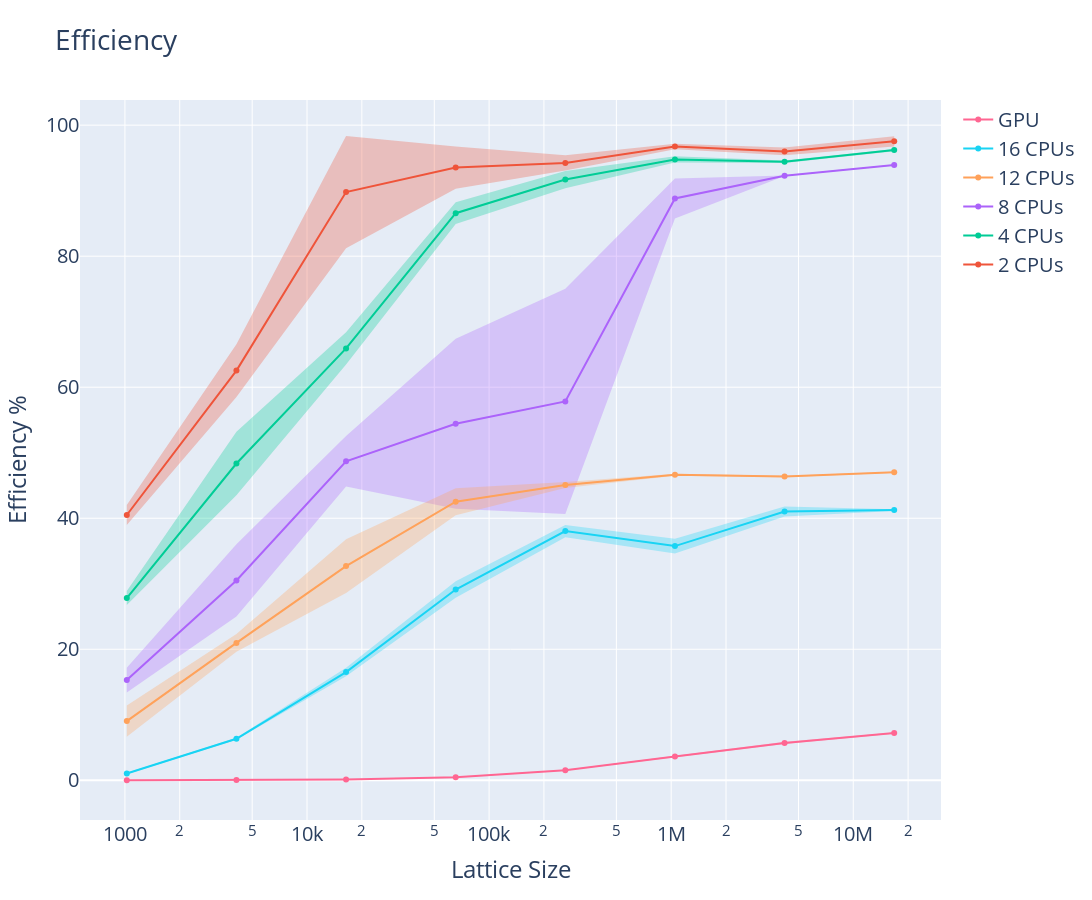

Notebook cell for this chart:
### Code cell
fig = go.Figure()

for idx, (name, dfs, info) in enumerate(runs_parallel):
    for i, df in enumerate(dfs):
        dfs[i]["efficiency"] = 100 * (cpu_df["avgEvolveTime"] / df["avgEvolveTime"]) / info[0]
    
    df = pd.concat(dfs)
    df["size"] **= 2
    add_mean_std_trace(fig, df, name, idx + 1, "efficiency")

fig.update_layout(title="Efficiency", xaxis_title='Lattice Size', yaxis_title="Efficiency %", **layout_settings)
fig.update_xaxes(type="log")
fig.show()

### Figure 1 — Plotly figure (JSON) as saved in the notebook; plotly's stock layout.template omitted (floating-point values rounded to 4 significant figures)
{"data": [{"line": {"color": "#EF553B"}, "mode": "lines+markers", "name": "2 CPUs", "type": "scatter", "x": [1024, 4096, 16384, 65536, 262144, 1048576, 4194304, 16777216], "y": [40.5, 62.54, 89.79, 93.52, 94.24, 96.74, 95.98, 97.53]}, {"line": {"width": 0}, "mode": "lines", "name": "2 CPUs upper", "showlegend": false, "type": "scatter", "x": [1024, 4096, 16384, 65536, 262144, 1048576, 4194304, 16777216], "y": [42.02, 66.56, 98.35, 96.75, 95.4, 97.16, 96.57, 98.31]}, {"fill": "tonexty", "fillcolor": "rgba(239, 85, 59, 0.30)", "line": {"width": 0}, "mode": "lines", "name": "2 CPUs lower", "showlegend": false, "type": "scatter", "x": [1024, 4096, 16384, 65536, 262144, 1048576, 4194304, 16777216], "y": [38.98, 58.52, 81.23, 90.28, 93.07, 96.31, 95.39, 96.74]}, {"line": {"color": "#00CC96"}, "mode": "lines+markers", "name": "4 CPUs", "type": "scatter", "x": [1024, 4096, 16384, 65536, 262144, 1048576, 4194304, 16777216], "y": [27.82, 48.36, 65.92, 86.56, 91.7, 94.77, 94.41, 96.2]}, {"line": {"width": 0}, "mode": "lines", "name": "4 CPUs upper", "showlegend": false, "type": "scatter", "x": [1024, 4096, 16384, 65536, 262144, 1048576, 4194304, 16777216], "y": [28.89, 53.2, 68.38, 88.23, 93.01, 95.24, 94.61, 96.37]}, {"fill": "tonexty", "fillcolor": "rgba(0, 204, 150, 0.30)", "line": {"width": 0}, "mode": "lines", "name": "4 CPUs lower", "showlegend": false, "type": "scatter", "x": [1024, 4096, 16384, 65536, 262144, 1048576, 4194304, 16777216], "y": [26.76, 43.51, 63.46, 84.9, 90.38, 94.3, 94.22, 96.03]}, {"line": {"color": "#AB63FA"}, "mode": "lines+markers", "name": "8 CPUs", "type": "scatter", "x": [1024, 4096, 16384, 65536, 262144, 1048576, 4194304, 16777216], "y": [15.29, 30.51, 48.7, 54.43, 57.84, 88.81, 92.28, 93.92]}, {"line": {"width": 0}, "mode": "lines", "name": "8 CPUs upper", "showlegend": false, "type": "scatter", "x": [1024, 4096, 16384, 65536, 262144, 1048576, 4194304, 16777216], "y": [17.17, 36.01, 52.55, 67.41, 75.03, 91.85, 92.33, 93.96]}, {"fill": "tonexty", "fillcolor": "rgba(171, 99, 250, 0.30)", "line": {"width": 0}, "mode": "lines", "name": "8 CPUs lower", "showlegend": false, "type": "scatter", "x": [1024, 4096, 16384, 65536, 262144, 1048576, 4194304, 16777216], "y": [13.42, 25.0, 44.85, 41.46, 40.64, 85.76, 92.24, 93.87]}, {"line": {"color": "#FFA15A"}, "mode": "lines+markers", "name": "12 CPUs", "type": "scatter", "x": [1024, 4096, 16384, 65536, 262144, 1048576, 4194304, 16777216], "y": [9.04, 20.97, 32.7, 42.52, 45.06, 46.63, 46.38, 47.01]}, {"line": {"width": 0}, "mode": "lines", "name": "12 CPUs upper", "showlegend": false, "type": "scatter", "x": [1024, 4096, 16384, 65536, 262144, 1048576, 4194304, 16777216], "y": [11.42, 22.31, 36.79, 44.58, 45.53, 46.78, 46.5, 47.07]}, {"fill": "tonexty", "fillcolor": "rgba(255, 161, 90, 0.30)", "line": {"width": 0}, "mode": "lines", "name": "12 CPUs lower", "showlegend": false, "type": "scatter", "x": [1024, 4096, 16384, 65536, 262144, 1048576, 4194304, 16777216], "y": [6.665, 19.63, 28.6, 40.46, 44.6, 46.49, 46.26, 46.95]}, {"line": {"color": "#19D3F3"}, "mode": "lines+markers", "name": "16 CPUs", "type": "scatter", "x": [1024, 4096, 16384, 65536, 262144, 1048576, 4194304, 16777216], "y": [1.042, 6.331, 16.52, 29.12, 38.04, 35.75, 41.03, 41.25]}, {"line": {"width": 0}, "mode": "lines", "name": "16 CPUs upper", "showlegend": false, "type": "scatter", "x": [1024, 4096, 16384, 65536, 262144, 1048576, 4194304, 16777216], "y": [1.168, 6.481, 17.17, 30.38, 38.98, 36.87, 41.79, 41.38]}, {"fill": "tonexty", "fillcolor": "rgba(25, 211, 243, 0.30)", "line": {"width": 0}, "mode": "lines", "name": "16 CPUs lower", "showlegend": false, "type": "scatter", "x": [1024, 4096, 16384, 65536, 262144, 1048576, 4194304, 16777216], "y": [0.9153, 6.181, 15.87, 27.86, 37.11, 34.63, 40.27, 41.12]}, {"line": {"color": "#FF6692"}, "mode": "lines+markers", "name": "GPU", "type": "scatter", "x": [1024, 4096, 16384, 65536, 262144, 1048576, 4194304, 16777216], "y": [0.007805, 0.03506, 0.1231, 0.455, 1.54, 3.626, 5.701, 7.206]}, {"line": {"width": 0}, "mode": "lines", "name": "GPU upper", "showlegend": false, "type": "scatter", "x": [1024, 4096, 16384, 65536, 262144, 1048576, 4194304, 16777216], "y": [0.007943, 0.03578, 0.1258, 0.4651, 1.583, 3.746, 5.871, 7.296]}, {"fill": "tonexty", "fillcolor": "rgba(255, 102, 146, 0.30)", "line": {"width": 0}, "mode": "lines", "name": "GPU lower", "showlegend": false, "type": "scatter", "x": [1024, 4096, 16384, 65536, 262144, 1048576, 4194304, 16777216], "y": [0.007667, 0.03433, 0.1204, 0.4449, 1.497, 3.505, 5.531, 7.115]}], "layout": {"font": {"size": 20}, "height": 900, "title": {"text": "Efficiency"}, "width": 1500, "xaxis": {"title": {"text": "Lattice Size"}, "type": "log"}, "yaxis": {"title": {"text": "Efficiency %"}}}}
